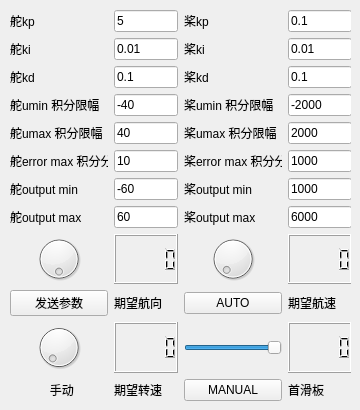
     <widget class="QWidget" name="tab_2">
      <attribute name="title">
       <string>PID航向控制</string>
      </attribute>
      <widget class="QWidget" name="gridLayoutWidget_4">
       <property name="geometry">
        <rect>
         <x>10</x>
         <y>10</y>
         <width>341</width>
         <height>391</height>
        </rect>
       </property>
       <layout class="QGridLayout" name="gridLayout_4">
        <item row="14" column="3">
         <widget class="QLCDNumber" name="lcdNumber_24"/>
        </item>
        <item row="3" column="3">
         <widget class="QLineEdit" name="lineEdit_10">
          <property name="text">
           <string>-2000</string>
          </property>
         </widget>
        </item>
        <item row="0" column="1">
         <widget class="QLineEdit" name="lineEdit">
          <property name="text">
           <string>5</string>
          </property>
         </widget>
        </item>
        <item row="0" column="3">
         <widget class="QLineEdit" name="lineEdit_3">
          <property name="text">
           <string>0.1</string>
          </property>
         </widget>
        </item>
        <item row="6" column="1">
         <widget class="QLineEdit" name="lineEdit_13">
          <property name="text">
           <string>-60</string>
          </property>
         </widget>
        </item>
        <item row="11" column="0">
         <widget class="QPushButton" name="pushButton_5">
          <property name="text">
           <string>发送参数</string>
          </property>
         </widget>
        </item>
        <item row="2" column="2">
         <widget class="QLabel" name="label_33">
          <property name="text">
           <string>桨kd</string>
          </property>
         </widget>
        </item>
        <item row="14" column="2">
         <widget class="QSlider" name="horizontalSlider_15">
          <property name="minimum">
           <number>100</number>
          </property>
          <property name="maximum">
           <number>220</number>
          </property>
          <property name="value">
           <number>220</number>
          </property>
          <property name="orientation">
           <enum>Qt::Horizontal</enum>
          </property>
         </widget>
        </item>
        <item row="7" column="1">
         <widget class="QLineEdit" name="lineEdit_14">
          <property name="text">
           <string>60</string>
          </property>
         </widget>
        </item>
        <item row="1" column="2">
         <widget class="QLabel" name="label_28">
          <property name="text">
           <string>桨ki</string>
          </property>
         </widget>
        </item>
        <item row="1" column="3">
         <widget class="QLineEdit" name="lineEdit_4">
          <property name="text">
           <string>0.01</string>
          </property>
         </widget>
        </item>
        <item row="8" column="1" rowspan="3">
         <widget class="QLCDNumber" name="lcdNumber_14"/>
        </item>
        <item row="3" column="0">
         <widget class="QLabel" name="label_30">
          <property name="text">
           <string>舵umin 积分限幅</string>
          </property>
         </widget>
        </item>
        <item row="5" column="0">
         <widget class="QLabel" name="label_32">
          <property name="text">
           <string>舵error max 积分分离</string>
          </property>
         </widget>
        </item>
        <item row="7" column="2">
         <widget class="QLabel" name="label_40">
          <property name="text">
           <string>桨output max</string>
          </property>
         </widget>
        </item>
        <item row="16" column="3">
         <widget class="QLabel" name="label_66">
          <property name="text">
           <string>首滑板</string>
          </property>
         </widget>
        </item>
        <item row="0" column="0">
         <widget class="QLabel" name="label_25">
          <property name="text">
           <string>舵kp</string>
          </property>
         </widget>
        </item>
        <item row="14" column="1">
         <widget class="QLCDNumber" name="lcdNumber_19"/>
        </item>
        <item row="6" column="3">
         <widget class="QLineEdit" name="lineEdit_15">
          <property name="text">
           <string>1000</string>
          </property>
         </widget>
        </item>
        <item row="4" column="3">
         <widget class="QLineEdit" name="lineEdit_11">
          <property name="text">
           <string>2000</string>
          </property>
         </widget>
        </item>
        <item row="16" column="1">
         <widget class="QLabel" name="label_70">
          <property name="text">
           <string>期望转速</string>
          </property>
         </widget>
        </item>
        <item row="0" column="2">
         <widget class="QLabel" name="label_27">
          <property name="text">
           <string>桨kp</string>
          </property>
         </widget>
        </item>
        <item row="8" column="3" rowspan="3">
         <widget class="QLCDNumber" name="lcdNumber_15"/>
        </item>
        <item row="4" column="2">
         <widget class="QLabel" name="label_35">
          <property name="text">
           <string>桨umax 积分限幅</string>
          </property>
         </widget>
        </item>
        <item row="8" column="0" rowspan="3">
         <widget class="QDial" name="dial">
          <property name="maximum">
           <number>360</number>
          </property>
          <property name="wrapping">
           <bool>true</bool>
          </property>
         </widget>
        </item>
        <item row="2" column="3">
         <widget class="QLineEdit" name="lineEdit_9">
          <property name="text">
           <string>0.1</string>
          </property>
         </widget>
        </item>
        <item row="11" column="2">
         <widget class="QPushButton" name="pushButton_6">
          <property name="text">
           <string>AUTO</string>
          </property>
         </widget>
        </item>
        <item row="2" column="1">
         <widget class="QLineEdit" name="lineEdit_5">
          <property name="text">
           <string>0.1</string>
          </property>
         </widget>
        </item>
        <item row="3" column="1">
         <widget class="QLineEdit" name="lineEdit_6">
          <property name="text">
           <string>-40</string>
          </property>
         </widget>
        </item>
        <item row="5" column="3">
         <widget class="QLineEdit" name="lineEdit_12">
          <property name="text">
           <string>1000</string>
          </property>
         </widget>
        </item>
        <item row="3" column="2">
         <widget class="QLabel" name="label_34">
          <property name="text">
           <string>桨umin 积分限幅</string>
          </property>
         </widget>
        </item>
        <item row="16" column="0">
         <widget class="QLabel" name="label_71">
          <property name="text">
           <string>            手动</string>
          </property>
         </widget>
        </item>
        <item row="6" column="0">
         <widget class="QLabel" name="label_37">
          <property name="text">
           <string>舵output min</string>
          </property>
         </widget>
        </item>
        <item row="1" column="0">
         <widget class="QLabel" name="label_26">
          <property name="text">
           <string>舵ki</string>
          </property>
         </widget>
        </item>
        <item row="1" column="1">
         <widget class="QLineEdit" name="lineEdit_2">
          <property name="text">
           <string>0.01</string>
          </property>
         </widget>
        </item>
        <item row="11" column="1">
         <widget class="QLabel" name="label_41">
          <property name="text">
           <string>期望航向</string>
          </property>
         </widget>
        </item>
        <item row="8" column="2" rowspan="3">
         <widget class="QDial" name="dial_2">
          <property name="maximum">
           <number>20</number>
          </property>
         </widget>
        </item>
        <item row="7" column="3">
         <widget class="QLineEdit" name="lineEdit_16">
          <property name="text">
           <string>6000</string>
          </property>
         </widget>
        </item>
        <item row="2" column="0">
         <widget class="QLabel" name="label_29">
          <property name="text">
           <string>舵kd</string>
          </property>
         </widget>
        </item>
        <item row="5" column="2">
         <widget class="QLabel" name="label_36">
          <property name="text">
           <string>桨error max 积分分离</string>
          </property>
         </widget>
        </item>
        <item row="7" column="0">
         <widget class="QLabel" name="label_38">
          <property name="text">
           <string>舵output max</string>
          </property>
         </widget>
        </item>
        <item row="4" column="1">
         <widget class="QLineEdit" name="lineEdit_7">
          <property name="text">
           <string>40</string>
          </property>
         </widget>
        </item>
        <item row="16" column="2">
         <widget class="QPushButton" name="pushButton_28">
          <property name="text">
           <string>MANUAL</string>
          </property>
         </widget>
        </item>
        <item row="11" column="3">
         <widget class="QLabel" name="label_42">
          <property name="text">
           <string>期望航速</string>
          </property>
         </widget>
        </item>
        <item row="6" column="2">
         <widget class="QLabel" name="label_39">
          <property name="text">
           <string>桨output min</string>
          </property>
         </widget>
        </item>
        <item row="5" column="1">
         <widget class="QLineEdit" name="lineEdit_8">
          <property name="text">
           <string>10</string>
          </property>
         </widget>
        </item>
        <item row="4" column="0">
         <widget class="QLabel" name="label_31">
          <property name="text">
           <string>舵umax 积分限幅</string>
          </property>
         </widget>
        </item>
        <item row="14" column="0">
         <widget class="QDial" name="dial_3">
          <property name="minimum">
           <number>900</number>
          </property>
          <property name="maximum">
           <number>3800</number>
          </property>
          <property name="singleStep">
           <number>50</number>
          </property>
          <property name="value">
           <number>900</number>
          </property>
         </widget>
        </item>
       </layout>
      </widget>
     </widget>
